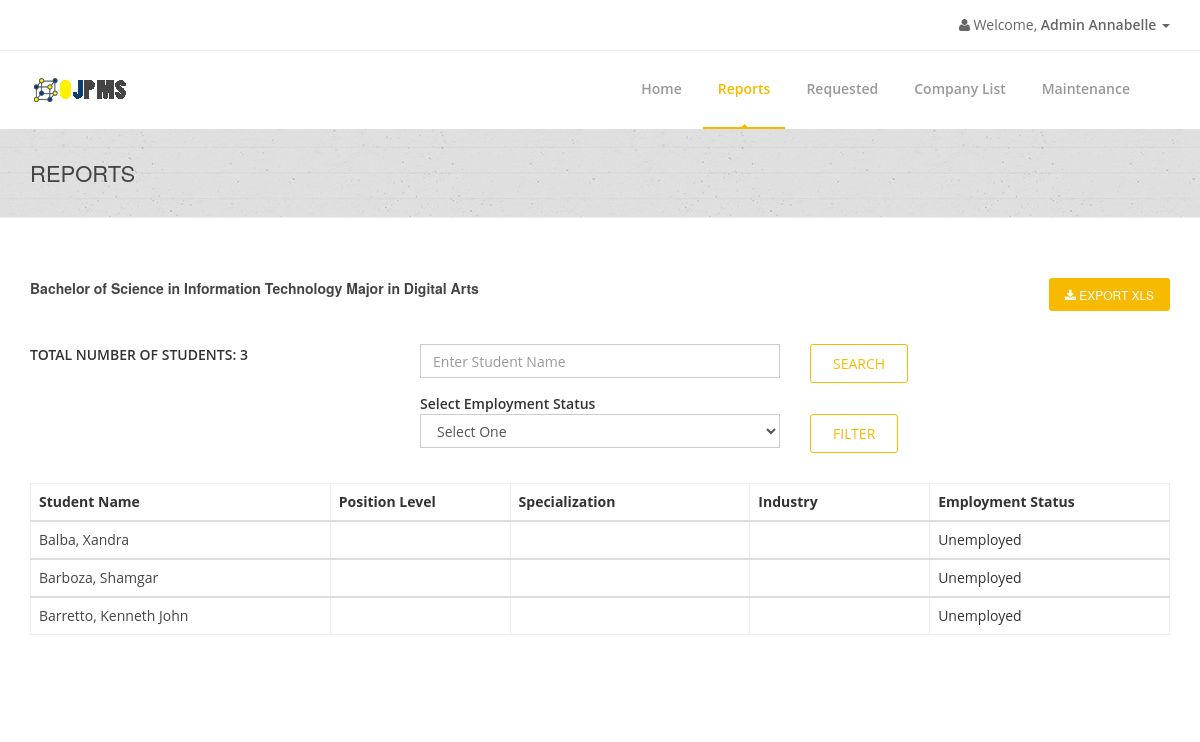
The app's page /admin/admin-field.php?id=4 (signed in), older data.
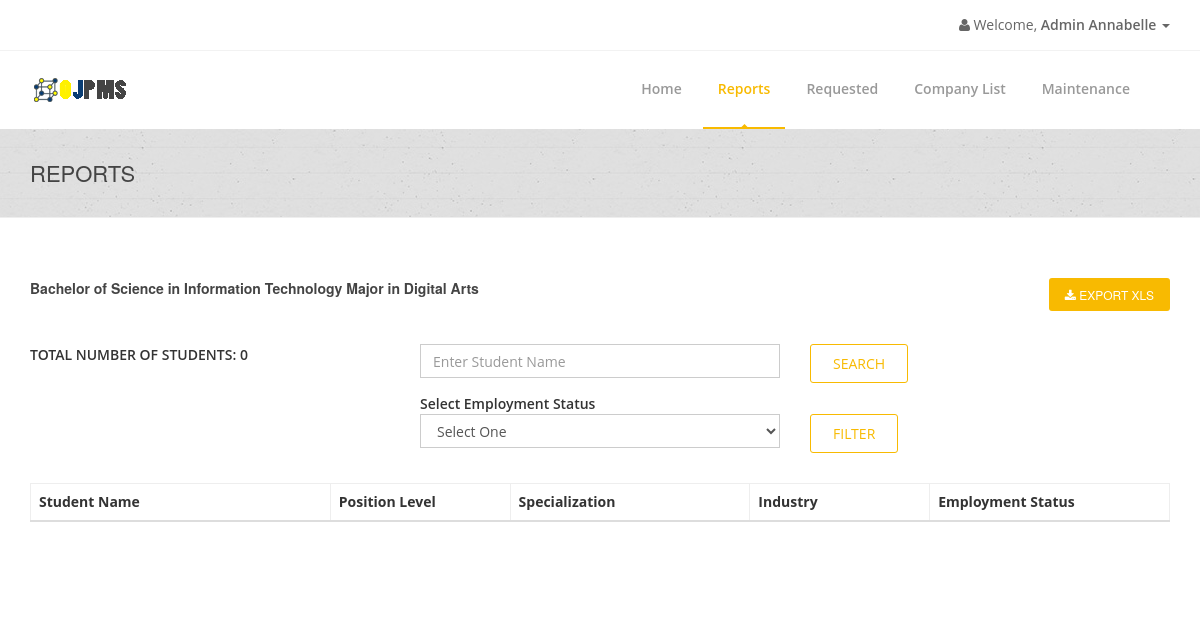
The same page, newer data.
### tables this page shows
CREATE TABLE `admintbl` (
  `AdminID` int(11) NOT NULL AUTO_INCREMENT,
  `Username` varchar(255) NOT NULL,
  `Password` varchar(255) NOT NULL,
  `SaltedPassword` varchar(255) NOT NULL,
  `FirstName` varchar(255) NOT NULL,
  `MiddleName` varchar(255) NOT NULL,
  `LastName` varchar(255) NOT NULL,
  `Position` varchar(255) NOT NULL,
  `Address` varchar(255) NOT NULL,
  `ContactNumber` varchar(255) NOT NULL,
  `Usertype` varchar(255) NOT NULL,
  PRIMARY KEY (`AdminID`)
);

CREATE TABLE `coursetbl` (
  `CourseID` int(11) NOT NULL AUTO_INCREMENT,
  `CourseTitle` varchar(255) NOT NULL,
  `CourseCode` varchar(255) NOT NULL,
  `CourseDescription` varchar(255) NOT NULL,
  PRIMARY KEY (`CourseID`)
);

CREATE TABLE `studentinfotbl` (
  `StudentID` varchar(255) NOT NULL,
  `Password` varchar(255) NOT NULL,
  `SaltedPassword` varchar(255) NOT NULL,
  `FirstName` varchar(255) NOT NULL,
  `MiddleName` varchar(255) NOT NULL,
  `LastName` varchar(255) NOT NULL,
  `Gender` varchar(255) NOT NULL,
  `Birthdate` varchar(255) NOT NULL,
  `Status` varchar(255) NOT NULL,
  `CivilStatus` varchar(255) NOT NULL,
  `Nationality` varchar(255) NOT NULL,
  `EmploymentStatus` varchar(255) NOT NULL,
  `FBLink` varchar(255) NOT NULL,
  `TwitterLink` varchar(255) NOT NULL,
  `ProfileImage` varchar(255) NOT NULL,
  `MajorCourse` varchar(255) NOT NULL,
  `Objectives` varchar(300) NOT NULL,
  PRIMARY KEY (`StudentID`)
);

### connection.php (called while the page is built, shortened)
<?php
class GSecureSQLConfig
{
    static function get_mysqli_config($type = NULL)
    {
        if (strtoupper($type) == 'LOCALHOST') {
            return array(
                'host' => 'localhost:3306',
                'user' => 'root',
                'pass' => '',
                'db' => 'e2edb'
            );
        } else {
            return array(
                'host' => 'mysql.hostinger.ph',
                'user' => 'u305071956_e2edb',
                'pass' => 'ocCWVkS7qe',
                'db' => 'u305071956_e2edb'
            );
        }
    }
}
class GSecureSQL
{
    private static $config;
    private static function _get_mysqli_config()
    {
        self::$config = GSecureSQLConfig::get_mysqli_config();
    }
    static function query($sql, $has_return = FALSE, $types = NULL)
    {
        $cn = new mysqli(
            self::$config['host'],
            self::$config['user'],
            self::$config['pass'],
            self::$config['db']
        );
        $ret = NULL;
        $st = $cn->prepare($sql);
        if (is_null($types)) {
            if (!$has_return) {
                $st->execute();
                $st->close();
                $cn->close();
                $ret = 'Query has been executed';
            } else {
                $st->execute();
                $p = array();
                $ret = array();
                $k = 0;
                while($st->fetch()){
                    for($i = 0; $i < count($p); $i++){
                        $ret[$k][$i] = $p[$i];
                    }
                    $k++;
                }
            }
        } else {
            if (!$has_return) {
                $arg = func_get_args();
                $code = '$st->bind_param($types';
                for ($i = 3; $i < count($arg); $i++) {
                    $code .= ',$arg[' . $i . ']';
                }
                $code .= ');';
                eval($code);
                $st->execute();
                $st->close();
                $cn->close();
            } else {
                $arg = func_get_args();
                $code = '$st->bind_param($types';
                for ($i = 3; $i < count($arg); $i++) {
                    $code .= ',$arg[' . $i . ']';
                }
                $code .= ');';
                eval($code);
                $st->execute();
                $code_result = '$st->bind_result(';
                $bool = false;
                $p = array();
                for($i = 0; $i < $st->field_count; $i++){
                    if(!$bool){
                        $bool = true;
                        $code_result .= '$p[' . $i . ']';
                    }else{
                        $code_result .= ',$p[' . $i . ']';
                    }
                }
                $code_result .= ');';
                eval($code_result);
                $ret = array();
                $k = 0;
                while($st->fetch()){
                    for($i = 0; $i < count($p); $i++){
                        $ret[$k][$i] = $p[$i];
                    }
                    $k++;
                }
            }
        }
        return $ret;
    }
}

### admin/admin-field.php (the view, shortened to what this page needs)
<?php
include('../connection.php');
if(isset($_SESSION['AdminID'])){
    $AdminID = $_SESSION['AdminID'];
}else{
    header("location: ../login-admin.php");
}
$CourseID = $_GET['id'];
$course_tbl =
    GSecureSQL::query(
        "SELECT * FROM coursetbl WHERE CourseID = ?",
        TRUE,
        "s",
        $CourseID
    );
$CourseTitle = $course_tbl[0][1];
$CourseCode = $course_tbl[0][2];
$studentinfo_tbl =
    GSecureSQL::query(
        "SELECT COUNT(*) FROM studentinfotbl WHERE MajorCourse=?",
        TRUE,
        "s",
        $CourseCode
    );
$Total = $studentinfo_tbl[0][0];
$infoquery =
    GSecureSQL::query(
        "SELECT FirstName FROM admintbl WHERE AdminID = ?",
        TRUE,
        "s",
        $AdminID
    );
$aFirstName = $infoquery[0][0];
?>
<!doctype html>
<html lang="en">
<head>
    <link href="../css/bootstrap.min.css" rel="stylesheet"/>
    <link href="../css/bootstrapValidator.min.css" rel="stylesheet"/>
    <link rel="stylesheet" href="../css/font-awesome.min.css" type="text/css" media="screen">
    <link rel="stylesheet" type="text/css" href="../fonts/ffonts/montserrat.css">
    <link rel="stylesheet" type="text/css" href="../fonts/ffonts/open-sans.css">
    <link rel="stylesheet" type="text/css" href="../css/slicknav.css" media="screen">
    <link rel="stylesheet" type="text/css" href="../css/style.css" media="screen">
    <link rel="stylesheet" type="text/css" href="../css/responsive.css" media="screen">
    <link rel="stylesheet" type="text/css" href="../css/animate.css" media="screen">
    <link rel="stylesheet" type="text/css" href="../css/colors/yellow.css" title="yellow" media="screen"/>
    <link rel="stylesheet" href="../css/notif.css"/>
</head>
<body>
    <div id="container">
        <div class="hidden-header"></div>
        <header class="clearfix">
            <div class="top-bar">
                <div class="container">
                    <div class="row">
                        <div class="col-md-6">
                        </div>
                        <div class="col-md-6">
                            <ul class="nav navbar-nav navbar-right">
                                <li class="dropdown">
                                    <a href="#" class="dropdown-toggle" data-toggle="dropdown"><b class="fa fa-user"></b> Welcome, <b>Admin <?php echo $aFirstName; ?> </b><b class="caret"></b></a>
                                </li>
                            </ul>
                        </div>
                    </div>
                </div>
            </div>
            <div class="navbar navbar-default navbar-top">
                <div class="container">
                    <div class="navbar-header">
                         <a class="navbar-brand" href="">
                            <img src="../images/ojpms.png">
                        </a>
                    </div>
                    <div class="navbar-collapse collapse">
                        <ul class="nav navbar-nav navbar-right">
                            <li>
                                <a href="admin.php">Home</a>
                            </li>
                            <li>
                                <a class="active">Reports</a>
                             </li>
                            <li>
                                <a href="admin-requested.php">Requested</a>
                            </li>
                            <li>
                                <a>Company List</a>
                            </li>
                            <li>
                                <a>Maintenance</a>
                            </li>
                        </ul>
                    </div>
                </div>
            </div>
        </header>
        <div class="page-banner no-subtitle">
            <div class="container">
                <div class="row">
                    <div class="col-md-6">
                        <h2>Reports</h2>
                    </div>
                </div>
            </div>
        </div>
        <div id="content">
            <div class="container">
                <div class="row">
                    <div class="col-md-8">
                        <h5><?php echo $CourseTitle; ?><h5>
                    </div>
                    <div class="col-md-4">
                        <div class="form-group text-center">
                            <a href="#" class="main-button" style="float:right;">
                                <span class="fa fa-download"></span> Export XLS
                            </a>
                        </div>
                    </div>
                </div>
                <div class="hr1" style="margin-top:30px;"></div>
                <div class="row">
                    <div class="col-md-4">
                        <strong>TOTAL NUMBER OF STUDENTS: <?php echo $Total; ?></strong>
                    </div>
                    <div class="col-md-4">
                        <div class="form-group">
                            <input type="text" name= id= "" class="form-control" value="" placeholder="Enter Student Name">
                        </div>
                    </div>
                    <div class="col-md-4">
                        <button type="submit" class="btn-system btn-large border-btn" href="#">Search</button>
                    </div>
                </div>
                <div class="row">
                    <div class="col-md-4">&nbsp;</div>
                    <div class="col-md-4"><strong>Select Employment Status</strong></div>
                    <div class="col-md-4">&nbsp;</div>
                </div>
                <div class="row">
                    <div class="col-md-4">&nbsp;</div>
                    <div class="col-md-4">
                        <div class="form-group">
                        <select id="status" name="status" class="form-control">
                            <option value="pos">Select One</option>
                        </select></div>
                    </div>
                    <div class="col-md-4">
                        <button type="submit" class="btn-system btn-large border-btn" href="#">Filter</button>
                    </div>
                </div>
                <div class="hr2" style="margin-top:20px;"></div>
                <table class="table segment table-hover">
                    <thead>
                        <tr>
                            <th width="25%"> Student Name</th>
                            <th width="15%"> Position Level</th>
                            <th width="20%"> Specialization</th>
                            <th width="15%"> Industry</th>
                            <th width="20%"> Employment Status</th>
                    </thead>
                    <?php
                        $studentinfocourse_tbl =
                            GSecureSQL::query(
                                "SELECT
                                StudentID,
                                FirstName,
                                LastName,
                                EmploymentStatus
                                FROM studentinfotbl
                                WHERE MajorCourse = ?
                                ORDER BY LastName ASC",
                                TRUE,
                                "s",
                                $CourseCode
                            );
                        foreach ($studentinfocourse_tbl as $value) {
                            $StudentID = $value[0];
                            $FirstName = $value[1];
                            $LastName = $value[2];
                            $FullName = $LastName . ", " . $FirstName;
                            $EmploymentStatus = $value[3];
                            $positionlevel_tbl =
                                GSecureSQL::query(
                                    "SELECT PositionLevel FROM workexperiencetbl WHERE StudentID = ? LIMIT 1",
                                    TRUE,
                                    "s",
                                    $StudentID
                                );
                            $specialization_tbl =
                                GSecureSQL::query(
                                    "SELECT Specialization FROM workexperiencetbl WHERE StudentID = ? LIMIT 1",
                                    TRUE,
                                    "s",
                                    $StudentID
                                );
                            $industry_tbl =
                                GSecureSQL::query(
                                    "SELECT Industry FROM workexperiencetbl WHERE StudentID = ? LIMIT 1",
                                    TRUE,
                                    "s",
                                    $StudentID
                                );
                            $positionlevel_tbl = array_reduce($positionlevel_tbl, 'array_merge', array());
                            $specialization_tbl = array_reduce($specialization_tbl, 'array_merge', array());
                            $industry_tbl = array_reduce($industry_tbl, 'array_merge', array());
                            $PositionLevel = implode(", ", $positionlevel_tbl);
                            $Specialization = implode(", ", $specialization_tbl);
                            $Industry = implode(", ", $industry_tbl);
                        ?>
                    <tbody>
                        <tr>
                            <td>
                                <a href = '#'><?php echo $FullName; ?></a>
                            </td>
                            <td class = 'tcenter'><?php echo $PositionLevel; ?></td>
                            <td class = 'tcenter'><?php echo $Specialization; ?></td>
                            <td class = 'tcenter'><?php echo $Industry; ?></td>
                            <td class = 'tcenter'><?php echo $EmploymentStatus; ?></td>
                        </tr>
                    </tbody>
                    <?php
                        }
                    ?>
                </table>
            </div>
        </div>
    </div>
</body>
</html>

### css/colors/yellow.css (style rules this page uses)
a { color: #444; }
a.main-button, input[type="submit"] { background-color: #f8ba01; }
.navbar-default .navbar-nav > li:hover > a, .navbar-default .navbar-nav > li > a.active { color: #f8ba01; }
.navbar-default .navbar-nav > li > a:after { background-color: #f8ba01; }
.navbar-default .navbar-nav > li > a.active, .navbar-default .navbar-nav > li:hover > a { border-color: #f8ba01; }
.btn-system { background-color: #f8ba01; }
.btn-system.border-btn { border-color: #f8ba01; color: #f8ba01; }

Row changes from the older to the newer data that the page shows:
removed studentinfotbl: FullName "Balba, Xandra", EmploymentStatus "Unemployed"
removed studentinfotbl: FullName "Barboza, Shamgar", EmploymentStatus "Unemployed"
removed studentinfotbl: FullName "Barretto, Kenneth John", EmploymentStatus "Unemployed"
Text that changed along with them:
$Total: "3" → "0"
